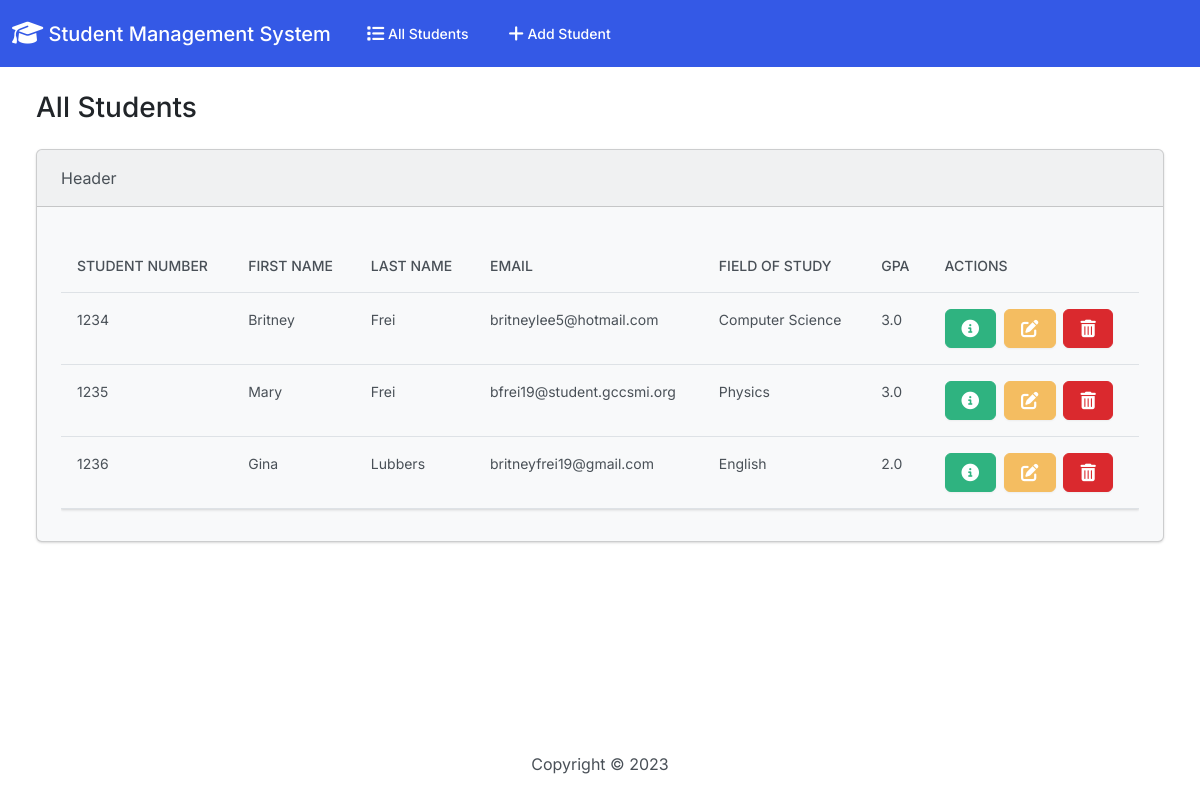
The page / on the database its author committed.
### students/models.py (models this page shows, shortened)
class Student(models.Model):
    student_number = models.PositiveBigIntegerField()
    first_name = models.CharField(max_length=50)
    last_name = models.CharField(max_length=50)
    email = models.EmailField(max_length=100)
    field_of_study = models.CharField(max_length=50)
    gpa = models.FloatField()

### students/views.py (the view)
# urls.py: path("", views.index, name="index"),
def index(request):
    return render(request, "students/index.html", {"students": Student.objects.all()})

### students/templates/students/index.html (shortened to what this page needs)
{% extends 'students/base.html' %} {% block body %}
<h3 class="m-4">All Students</h3>
<div class="row">
  <div class="col-12">
    {% if students %}
    <div class="card bg-light ms-4 me-4 mb-4">
      <div class="card-header">Header</div>
      <div class="card-body">
        <div class="table-responsive">
          <table class="table table-hover">
            <thead>
              <tr>
                <th scope="col">Student Number</th>
                <th scope="col">First Name</th>
                <th scope="col">Last Name</th>
                <th scope="col">Email</th>
                <th scope="col">Field of Study</th>
                <th scope="col">GPA</th>
                <th scope="col">Actions</th>
              </tr>
            </thead>
            <tbody>
              {% for student in students %}
              <tr>
                <td>{{ student.student_number }}</td>
                <td>{{ student.first_name }}</td>
                <td>{{ student.last_name }}</td>
                <td>{{ student.email }}</td>
                <td>{{ student.field_of_study }}</td>
                <td>{{ student.gpa }}</td>
                <td>
                  <button
                    type="button"
                    class="btn btn-success me-1"
                    href="{% url 'view_student' student.id %}"
                    data-bs-toggle="modal"
                    data-bs-target="#myModal{{ student.id }}"
                  >
                  </button>
                  <a
                    href="{% url 'edit' student.id %}"
                    class="btn btn-warning me-1"
                    ></a>
                  <button
                    type="button"
                    class="btn btn-danger"
                    data-bs-toggle="modal"
                    data-bs-target="#delete{{ student.id }}"
                  >
                  </button>
                </td>
              </tr>
              {% endfor %}
            </tbody>
          </table>
        </div>
      </div>
    </div>
    {% else %}
    <h5 class="alert alert-primary ms-4 me-4">No Student Records</h5>
    {% endif %}
  </div>
</div>
{% endblock body %}

### students/templates/students/base.html (shortened to what this page needs)
{% load static %}
<!DOCTYPE html>
<html lang="en">
  <head>
    <link rel="stylesheet" href="{% static 'css/bootstrap.min.css' %}" />
    <link
      rel="stylesheet"
      href="https://cdnjs.cloudflare.com/ajax/libs/font-awesome/6.4.0/css/all.min.css"
    />
  </head>
  <body class="d-flex flex-column min-vh-100">
    <nav class="navbar navbar-expand-md navbar-dark bg-primary">
      <div class="container-fluid">
        <a class="navbar-brand" href="{% url 'index' %}"
          ><i class="fa-solid fa-graduation-cap fa-lg"></i> Student Management
          System</a
        >
        <div class="collapse navbar-collapse" id="navbarColor01">
          <ul class="navbar-nav me-auto">
            <li class="nav-item">
              <a class="nav-link" href="{% url 'index' %}"
                > All Students</a
              >
            </li>
            <li class="nav-item">
              <a class="nav-link" href="{% url 'add' %}"
                > Add Student</a
              >
            </li>
          </ul>
        </div>
      </div>
    </nav>
    <div class="container-fluid">
      {% block body %}
      {% endblock body %}
    </div>
    <footer class="mt-auto mb-4">
      <div class="text-center">
        <span>
          Copyright &copy;
        </span>
      </div>
    </footer>
  </body>
</html>

### rows shown on the page
Student: student_number "1234", first_name "Britney", last_name "Frei", email "britneylee5@hotmail.com", field_of_study "Computer Science", gpa "3.0"
Student: student_number "1235", first_name "Mary", last_name "Frei", email "bfrei19@student.gccsmi.org", field_of_study "Physics", gpa "3.0"
Student: student_number "1236", first_name "Gina", last_name "Lubbers", email "britneyfrei19@gmail.com", field_of_study "English", gpa "2.0"
